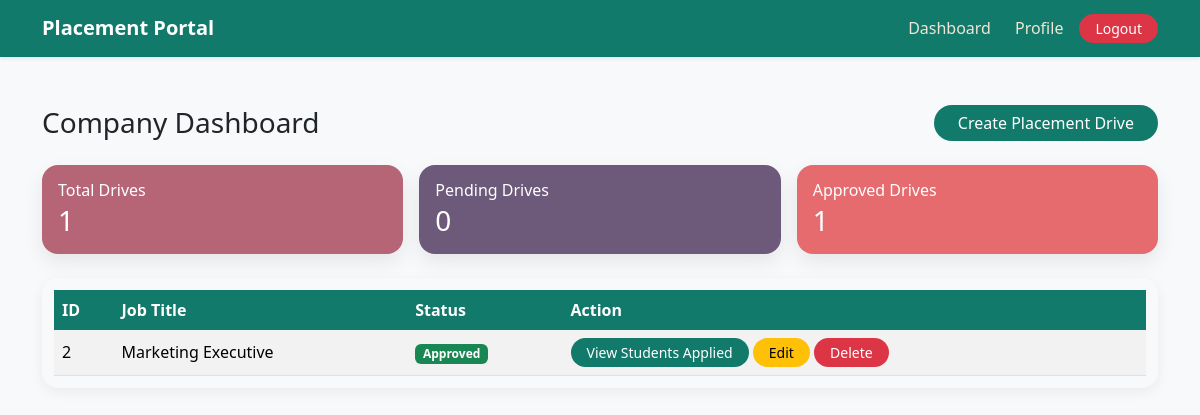
The page /company/dashboard (signed in) on the database its author committed.
### models.py (models this page shows)
class PlacementDrive(db.Model):
    id = db.Column(db.Integer, primary_key=True)
    company_id = db.Column(db.Integer,db.ForeignKey('company.id')  )
    job_title = db.Column(db.String(100))
    description = db.Column(db.Text)
    eligibility = db.Column(db.String(200))
    deadline = db.Column(db.String(50))
    status = db.Column(db.String(50))
    is_active=db.Column(db.Boolean,default=True)
    created_date = db.Column(db.DateTime,default=datetime.now)
    applications = db.relationship('Application',
                                   backref='drive',
                                   cascade="all, delete",
                                   passive_deletes=True)

### routes/company_routes.py (the view)
@company_bp.route("/company/dashboard")
def company_dashboard():
    if "company_id" not in session:
        return redirect("/login")
    drives=PlacementDrive.query.filter_by(company_id=session["company_id"]).all()
    return render_template("company_dashboard.html", drives=drives)

### templates/company_dashboard.html
{% extends "base.html" %}
{% block content %}
<div class="page-block d-flex justify-content-between align-items-center">
    <h3 class="mb-0">Company Dashboard</h3>
    <a href="/create_drive" class="btn btn-primary px-4">Create Placement Drive</a>
</div>
<div class="row g-3 page-block">
    <div class="col-md-4">
        <div class="card stats-card stats-rose text-white h-100">
            <div class="card-body">
                <h6 class="mb-1">Total Drives</h6>
                <h3 class="mb-0">{{ drives|length }}</h3>
            </div>
        </div>
    </div>
    <div class="col-md-4">
        <div class="card stats-card stats-purple text-white h-100">
            <div class="card-body">
                <h6 class="mb-1">Pending Drives</h6>
                <h3 class="mb-0">{{ drives|selectattr('status', 'equalto', 'Pending')|list|length }}</h3>
            </div>
        </div>
    </div>
    <div class="col-md-4">
        <div class="card stats-card stats-red  text-white h-100">
            <div class="card-body">
                <h6 class="mb-1">Approved Drives</h6>
                <h3 class="mb-0">{{ drives|selectattr('status', 'equalto', 'Approved')|list|length }}</h3>
            </div>
        </div>
    </div>
</div>
<div class="table-wrap">
    <table class="table table-striped table-hover align-middle">
        <thead>
            <tr>
                <th>ID</th>
                <th>Job Title</th>
                <th>Status</th>
                <th>Action</th>
            </tr>
        </thead>
        <tbody>
            {% for drive in drives %}
            <tr>
                <td>{{ drive.id }}</td>
                <td>{{ drive.job_title }}</td>
                <td>
                    {% if drive.status == "Approved" %}
                    <span class="badge bg-success">Approved</span>
                    {% elif drive.status == "Pending" %}
                    <span class="badge bg-warning text-dark">Pending</span>
                   {% else %}
                    <span class="badge bg-danger">Rejected</span>
                  {% endif %}
                </td>
                <td>
                    <a href="/view_applications/{{ drive.id }}" class="btn btn-primary btn-sm px-3">View Students Applied</a>
                   {% if drive.status == "Approved" %}
                   <a href="{{ url_for('company.edit_drive', id=drive.id) }}"
                                   class="btn btn-warning btn-sm rounded-pill px-3">
                                    Edit
                                </a>
                     <a href="{{ url_for('company.company_delete_drive', id=drive.id) }}"
                                   class="btn btn-danger btn-sm rounded-pill px-3"
                                   onclick="return confirm('Are you sure to delete this drive?');">
                                    Delete
                                </a>
                {% else %}
                         <span class="text-muted">Locked</span>
                {% endif %}
                 </td>
            </tr>
            {% endfor %}
        </tbody>
    </table>
</div>
{% endblock %}

### static/styles.css (style rules this page uses)
body { min-height: 100vh; background: #f8f9fa; color: #212529; }
.card { border: none; border-radius: 1rem; background: #ffffff; box-shadow: 0 8px 20px rgba(0, 0, 0, 0.08); transition: transform 0.2s ease, box-shadow 0.2s ease; }
.stats-card { border-radius: 1rem; box-shadow: 0 8px 20px rgba(0, 0, 0, 0.08); }
.table-wrap { background: #f8f9fa; border-radius: 1rem; padding: 0.75rem; box-shadow: 0 4px 14px rgba(0, 0, 0, 0.06); }
.table { margin-bottom: 0; }
.table thead th { background-color: #117a6b; color: #ffffff; border-bottom: none; }
.table-striped > tbody > tr:nth-of-type(odd) > * { --bs-table-accent-bg: #efe6d6; }
.btn { border-radius: 999px; border: none; transition: transform 0.2s ease, box-shadow 0.2s ease, filter 0.2s ease; }
.btn-primary { background-color: #117a6b; }
.btn-danger { background-color: #dc3545; }
.page-block { margin-bottom: 1.5rem; }
.stats-rose { background-color: #B56576; color: white; }
.stats-red { background-color: #E56B6F; color: white; }
.stats-purple { background-color: #6D597A; color: white; }

### rows shown on the page
PlacementDrive: id "2", job_title "Marketing Executive", status "Approved"

### other values the page prints
{{ drives|length }} "1"
{{ drives|selectattr('status', 'equalto', 'Pending')|list|length }} "0"
{{ drives|selectattr('status', 'equalto', 'Approved')|list|length }} "1"
